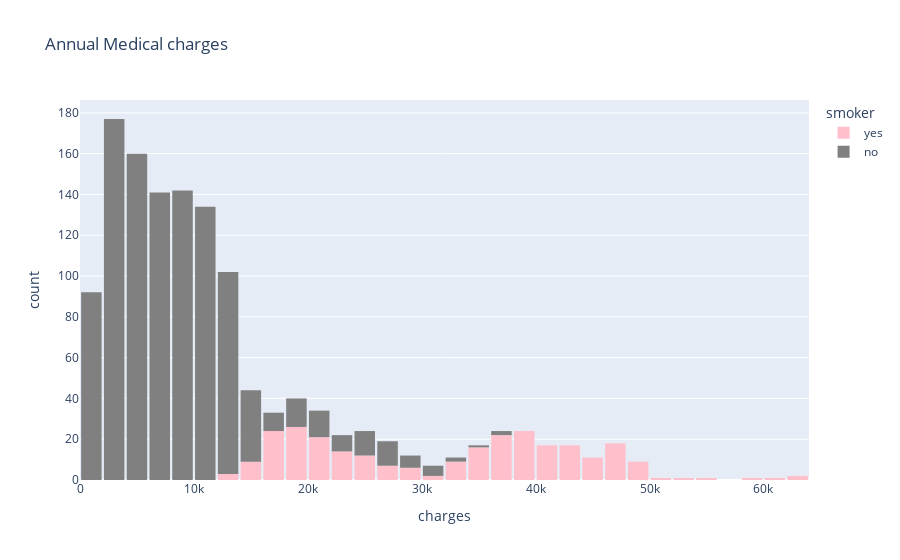

Notebook code for this chart:
### Code cell
fig = px.histogram(medical_df, 
                    x='charges',
                   color='smoker',
                   color_discrete_sequence=['pink','gray'],
                   title='Annual Medical charges')
fig.update_layout(bargap=0.1)
fig.show()

### Figure 1 — Plotly figure (JSON) as saved in the notebook; plotly's stock layout.template omitted (floating-point values rounded to 4 significant figures; data arrays with more than 128 entries replaced by an {"elided": "..."} marker saying what was removed)
{"data": [{"bingroup": "x", "hovertemplate": "smoker=yes<br>charges=%{x}<br>count=%{y}<extra></extra>", "legendgroup": "yes", "marker": {"color": "pink", "pattern": {"shape": ""}}, "name": "yes", "orientation": "v", "showlegend": true, "type": "histogram", "x": {"elided": "274 float values"}, "xaxis": "x", "yaxis": "y"}, {"bingroup": "x", "hovertemplate": "smoker=no<br>charges=%{x}<br>count=%{y}<extra></extra>", "legendgroup": "no", "marker": {"color": "gray", "pattern": {"shape": ""}}, "name": "no", "orientation": "v", "showlegend": true, "type": "histogram", "x": {"elided": "1064 float values"}, "xaxis": "x", "yaxis": "y"}], "layout": {"bargap": 0.1, "barmode": "relative", "legend": {"title": {"text": "smoker"}, "tracegroupgap": 0}, "title": {"text": "Annual Medical charges"}, "xaxis": {"anchor": "y", "domain": [0, 1], "title": {"text": "charges"}}, "yaxis": {"anchor": "x", "domain": [0, 1], "title": {"text": "count"}}}}
